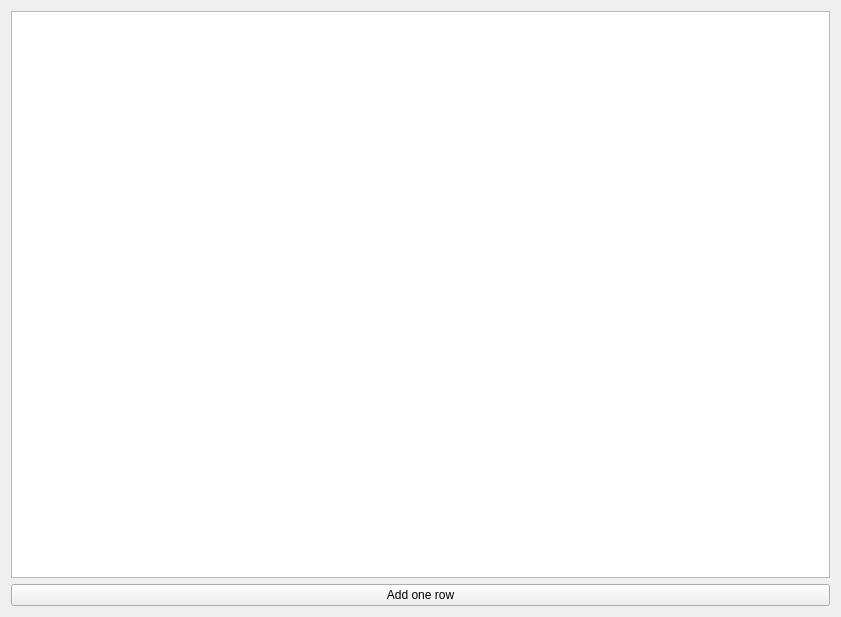
<?xml version="1.0" encoding="UTF-8"?>
<ui version="4.0">
 <class>Widget</class>
 <widget class="QWidget" name="Widget">
  <property name="geometry">
   <rect>
    <x>0</x>
    <y>0</y>
    <width>841</width>
    <height>617</height>
   </rect>
  </property>
  <property name="windowTitle">
   <string>Widget</string>
  </property>
  <layout class="QGridLayout" name="gridLayout">
   <item row="0" column="0">
    <widget class="QTableView" name="tableView"/>
   </item>
   <item row="1" column="0">
    <widget class="QPushButton" name="pushButton">
     <property name="text">
      <string>Add one row</string>
     </property>
    </widget>
   </item>
  </layout>
 </widget>
 <resources/>
 <connections/>
</ui>
